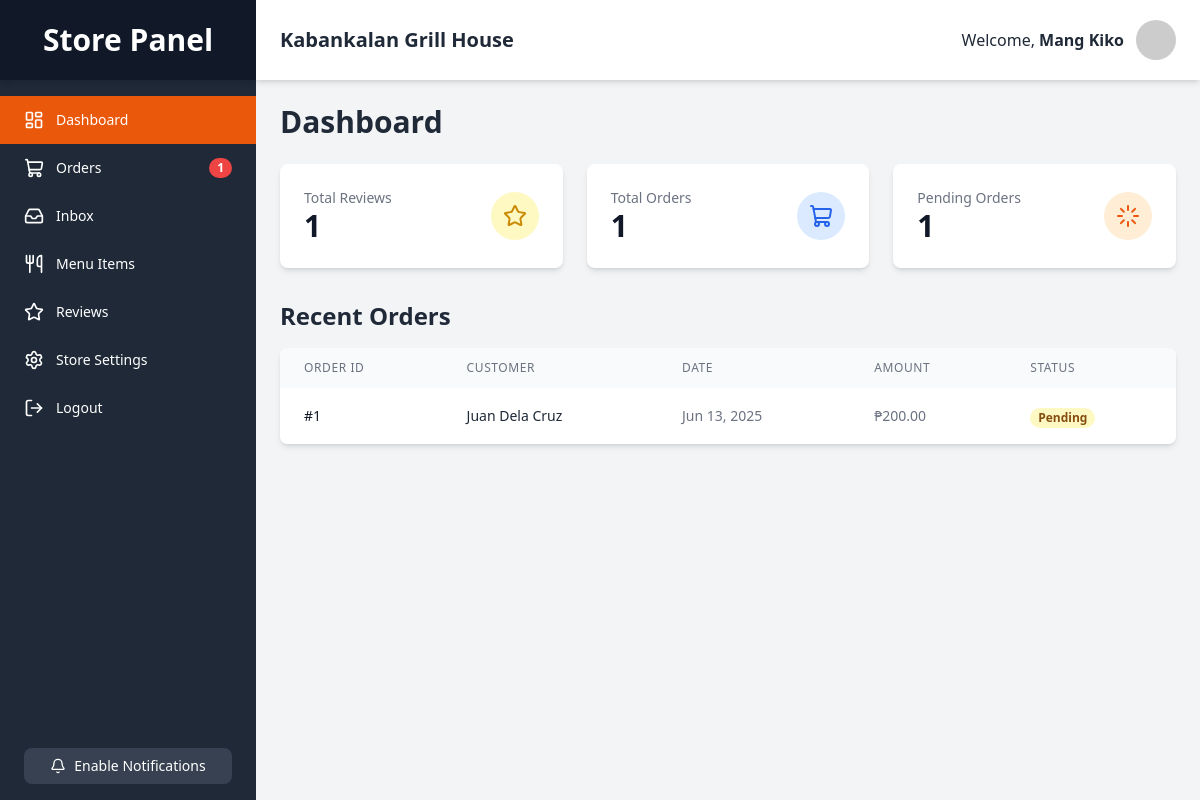
The page /store/index.php (signed in) on the database its author committed.
### tables this page shows
CREATE TABLE `orders` (
  `id` INT NOT NULL AUTO_INCREMENT,
  `group_order_id` VARCHAR(255) NULL DEFAULT NULL,
  `customer_id` INT NOT NULL,
  `restaurant_id` INT NOT NULL,
  `rider_id` INT DEFAULT NULL,  
  `delivery_address` VARCHAR(255) NOT NULL,
  `total_amount` DECIMAL(10, 2) NOT NULL,
  `status` ENUM('pending', 'preparing', 'out_for_delivery', 'delivered', 'cancelled') NOT NULL DEFAULT 'pending',
  `status_viewed_by_customer` BOOLEAN NOT NULL DEFAULT TRUE,
  `payment_method` VARCHAR(50) NOT NULL DEFAULT 'cod',
  `delivery_notes` TEXT DEFAULT NULL,
  `order_date` TIMESTAMP NOT NULL DEFAULT CURRENT_TIMESTAMP,
  PRIMARY KEY (`id`),
  FOREIGN KEY (`customer_id`) REFERENCES `users`(`id`) ON DELETE CASCADE,
  FOREIGN KEY (`restaurant_id`) REFERENCES `restaurants`(`id`) ON DELETE CASCADE,
  FOREIGN KEY (`rider_id`) REFERENCES `users`(`id`) ON DELETE SET NULL
);

CREATE TABLE `users` (
  `id` INT NOT NULL AUTO_INCREMENT,
  `full_name` VARCHAR(255) NOT NULL,
  `email` VARCHAR(255) NOT NULL,
  `password` VARCHAR(255) NOT NULL,
  `role` ENUM('customer', 'rider', 'store') NOT NULL,
  `address` VARCHAR(255) DEFAULT NULL,
  `city` VARCHAR(255) DEFAULT NULL,
  `latitude` DECIMAL(10, 8) DEFAULT NULL,
  `longitude` DECIMAL(11, 8) DEFAULT NULL,
  `show_activities` BOOLEAN NOT NULL DEFAULT FALSE,
  `account_type` VARCHAR(50) NOT NULL DEFAULT 'free',
  `created_at` TIMESTAMP NOT NULL DEFAULT CURRENT_TIMESTAMP,
  PRIMARY KEY (`id`),
  UNIQUE INDEX `email_UNIQUE` (`email`)
);

### store/index.php (the view, shortened to what this page needs)
<?php
$link = mysqli_connect(DB_HOST, DB_USER, DB_PASS, DB_NAME);
$store_owner_id = $_SESSION['id'];
$restaurant_id = null;
$sql_resto_info = "SELECT id, name FROM restaurants WHERE user_id = ? LIMIT 1";
if($stmt_resto = mysqli_prepare($link, $sql_resto_info)){
    mysqli_stmt_bind_param($stmt_resto, "i", $store_owner_id);
    mysqli_stmt_execute($stmt_resto);
    mysqli_stmt_bind_result($stmt_resto, $r_id, $r_name);
    if(mysqli_stmt_fetch($stmt_resto)){
        $restaurant_id = $r_id;
    }
}
$stats = ['total_reviews' => 0, 'total_orders' => 0, 'pending_orders' => 0];
$recent_orders = [];
if ($restaurant_id) {
    $sql_order_stats = "
        SELECT
            COUNT(id) as total_orders,
            SUM(CASE WHEN status = 'pending' THEN 1 ELSE 0 END) as pending_orders
        FROM orders
        WHERE restaurant_id = ?";
    if($stmt_order_stats = mysqli_prepare($link, $sql_order_stats)) {
        mysqli_stmt_bind_param($stmt_order_stats, "i", $restaurant_id);
        mysqli_stmt_execute($stmt_order_stats);
        $result = mysqli_stmt_get_result($stmt_order_stats);
        $order_stats = mysqli_fetch_assoc($result);
        if ($order_stats) {
            $stats['total_orders'] = $order_stats['total_orders'];
            $stats['pending_orders'] = $order_stats['pending_orders'];
        }
    }
    $sql_review_stats = "SELECT COUNT(id) as total_reviews FROM reviews WHERE restaurant_id = ?";
    if($stmt_review_stats = mysqli_prepare($link, $sql_review_stats)){
        mysqli_stmt_bind_param($stmt_review_stats, "i", $restaurant_id);
        mysqli_stmt_execute($stmt_review_stats);
        $result = mysqli_stmt_get_result($stmt_review_stats);
        $review_stats = mysqli_fetch_assoc($result);
        if ($review_stats) {
            $stats['total_reviews'] = $review_stats['total_reviews'];
        }
    }
    $sql_orders = "
        SELECT o.id, o.order_date, o.total_amount, o.status, u.full_name as customer_name
        FROM orders o
        JOIN users u ON o.customer_id = u.id
        WHERE o.restaurant_id = ?
        ORDER BY o.order_date DESC
        LIMIT 5";
    if($stmt_orders = mysqli_prepare($link, $sql_orders)) {
        mysqli_stmt_bind_param($stmt_orders, "i", $restaurant_id);
        mysqli_stmt_execute($stmt_orders);
        $recent_orders = mysqli_fetch_all(mysqli_stmt_get_result($stmt_orders), MYSQLI_ASSOC);
    }
}
?>
<!DOCTYPE html>
<html lang="en">
<head>
    <script src="https://cdn.tailwindcss.com"></script>
    <link rel="stylesheet" href="../style.css">
</head>
<body class="bg-gray-100 font-sans">
    <div class="flex h-screen bg-gray-100">
        <?php require_once 'partials/sidebar.php'; ?>
        <div class="flex flex-col flex-1 overflow-y-auto">
            <?php require_once 'partials/header.php'; ?>
            <div class="p-4 md:p-6">
                <h1 class="text-3xl font-bold text-gray-800 mb-6">Dashboard</h1>
                <div class="grid grid-cols-1 md:grid-cols-2 lg:grid-cols-3 gap-6 mb-8">
                    <div class="bg-white p-6 rounded-lg shadow-md flex items-center justify-between">
                        <div>
                            <p class="text-sm font-medium text-gray-500">Total Reviews</p>
                            <p class="text-3xl font-bold text-gray-900"><?php echo number_format($stats['total_reviews'] ?? 0); ?></p>
                        </div>
                        <div class="bg-yellow-100 text-yellow-600 p-3 rounded-full"><i data-lucide="star" class="w-6 h-6"></i></div>
                    </div>
                    <div class="bg-white p-6 rounded-lg shadow-md flex items-center justify-between">
                        <div>
                            <p class="text-sm font-medium text-gray-500">Total Orders</p>
                            <p class="text-3xl font-bold text-gray-900"><?php echo number_format($stats['total_orders'] ?? 0); ?></p>
                        </div>
                        <div class="bg-blue-100 text-blue-600 p-3 rounded-full"><i data-lucide="shopping-cart" class="w-6 h-6"></i></div>
                    </div>
                    <div class="bg-white p-6 rounded-lg shadow-md flex items-center justify-between">
                        <div>
                            <p class="text-sm font-medium text-gray-500">Pending Orders</p>
                            <p class="text-3xl font-bold text-gray-900"><?php echo number_format($stats['pending_orders'] ?? 0); ?></p>
                        </div>
                        <div class="bg-orange-100 text-orange-600 p-3 rounded-full"><i data-lucide="loader" class="w-6 h-6"></i></div>
                    </div>
                </div>
                <div>
                    <h2 class="text-2xl font-bold text-gray-800 mb-4">Recent Orders</h2>
                    <div class="bg-white rounded-lg shadow-md overflow-x-auto">
                        <table class="min-w-full">
                            <thead class="bg-gray-50">
                                <tr>
                                    <th class="px-6 py-3 text-left text-xs font-medium text-gray-500 uppercase tracking-wider">Order ID</th>
                                    <th class="px-6 py-3 text-left text-xs font-medium text-gray-500 uppercase tracking-wider">Customer</th>
                                    <th class="px-6 py-3 text-left text-xs font-medium text-gray-500 uppercase tracking-wider">Date</th>
                                    <th class="px-6 py-3 text-left text-xs font-medium text-gray-500 uppercase tracking-wider">Amount</th>
                                    <th class="px-6 py-3 text-left text-xs font-medium text-gray-500 uppercase tracking-wider">Status</th>
                                </tr>
                            </thead>
                            <tbody class="bg-white divide-y divide-gray-200">
                                <?php if (!empty($recent_orders)): foreach($recent_orders as $order): ?>
                                <tr>
                                    <td class="px-6 py-4 whitespace-nowrap text-sm font-medium text-gray-900">#<?php echo $order['id']; ?></td>
                                    <td class="px-6 py-4 whitespace-nowrap text-sm text-gray-800"><?php echo htmlspecialchars($order['customer_name']); ?></td>
                                    <td class="px-6 py-4 whitespace-nowrap text-sm text-gray-500"><?php echo date("M d, Y", strtotime($order['order_date'])); ?></td>
                                    <td class="px-6 py-4 whitespace-nowrap text-sm text-gray-500">₱<?php echo number_format($order['total_amount'], 2); ?></td>
                                    <td class="px-6 py-4 whitespace-nowrap"><span class="px-2 inline-flex text-xs leading-5 font-semibold rounded-full <?php
                                        switch($order['status']) {
                                            default: echo 'bg-yellow-100 text-yellow-800';
                                        }
                                    ?>"><?php echo htmlspecialchars(ucfirst(str_replace('_', ' ', $order['status']))); ?></span></td>
                                </tr>
                                <?php endforeach; else: ?>
                                <tr><td colspan="5" class="text-center py-10 text-gray-500">No recent orders found.</td></tr>
                                <?php endif; ?>
                            </tbody>
                        </table>
                    </div>
                </div>
            </div>
        </div>
    </div>
</body>
</html>

### style.css (style rules this page uses)
body { font-family: 'Inter', sans-serif; }

### rows shown on the page
orders: id "1", customer.full_name "Juan Dela Cruz", order_date "Jun 13, 2025", total_amount "200.00", status "Pending"

### other values the page prints
$new_order_count "1"
$store_name "Kabankalan Grill House"
$_SESSION["name"] "Mang Kiko"
$stats['total_reviews'] "1"
$stats['total_orders'] "1"
$stats['pending_orders'] "1"
